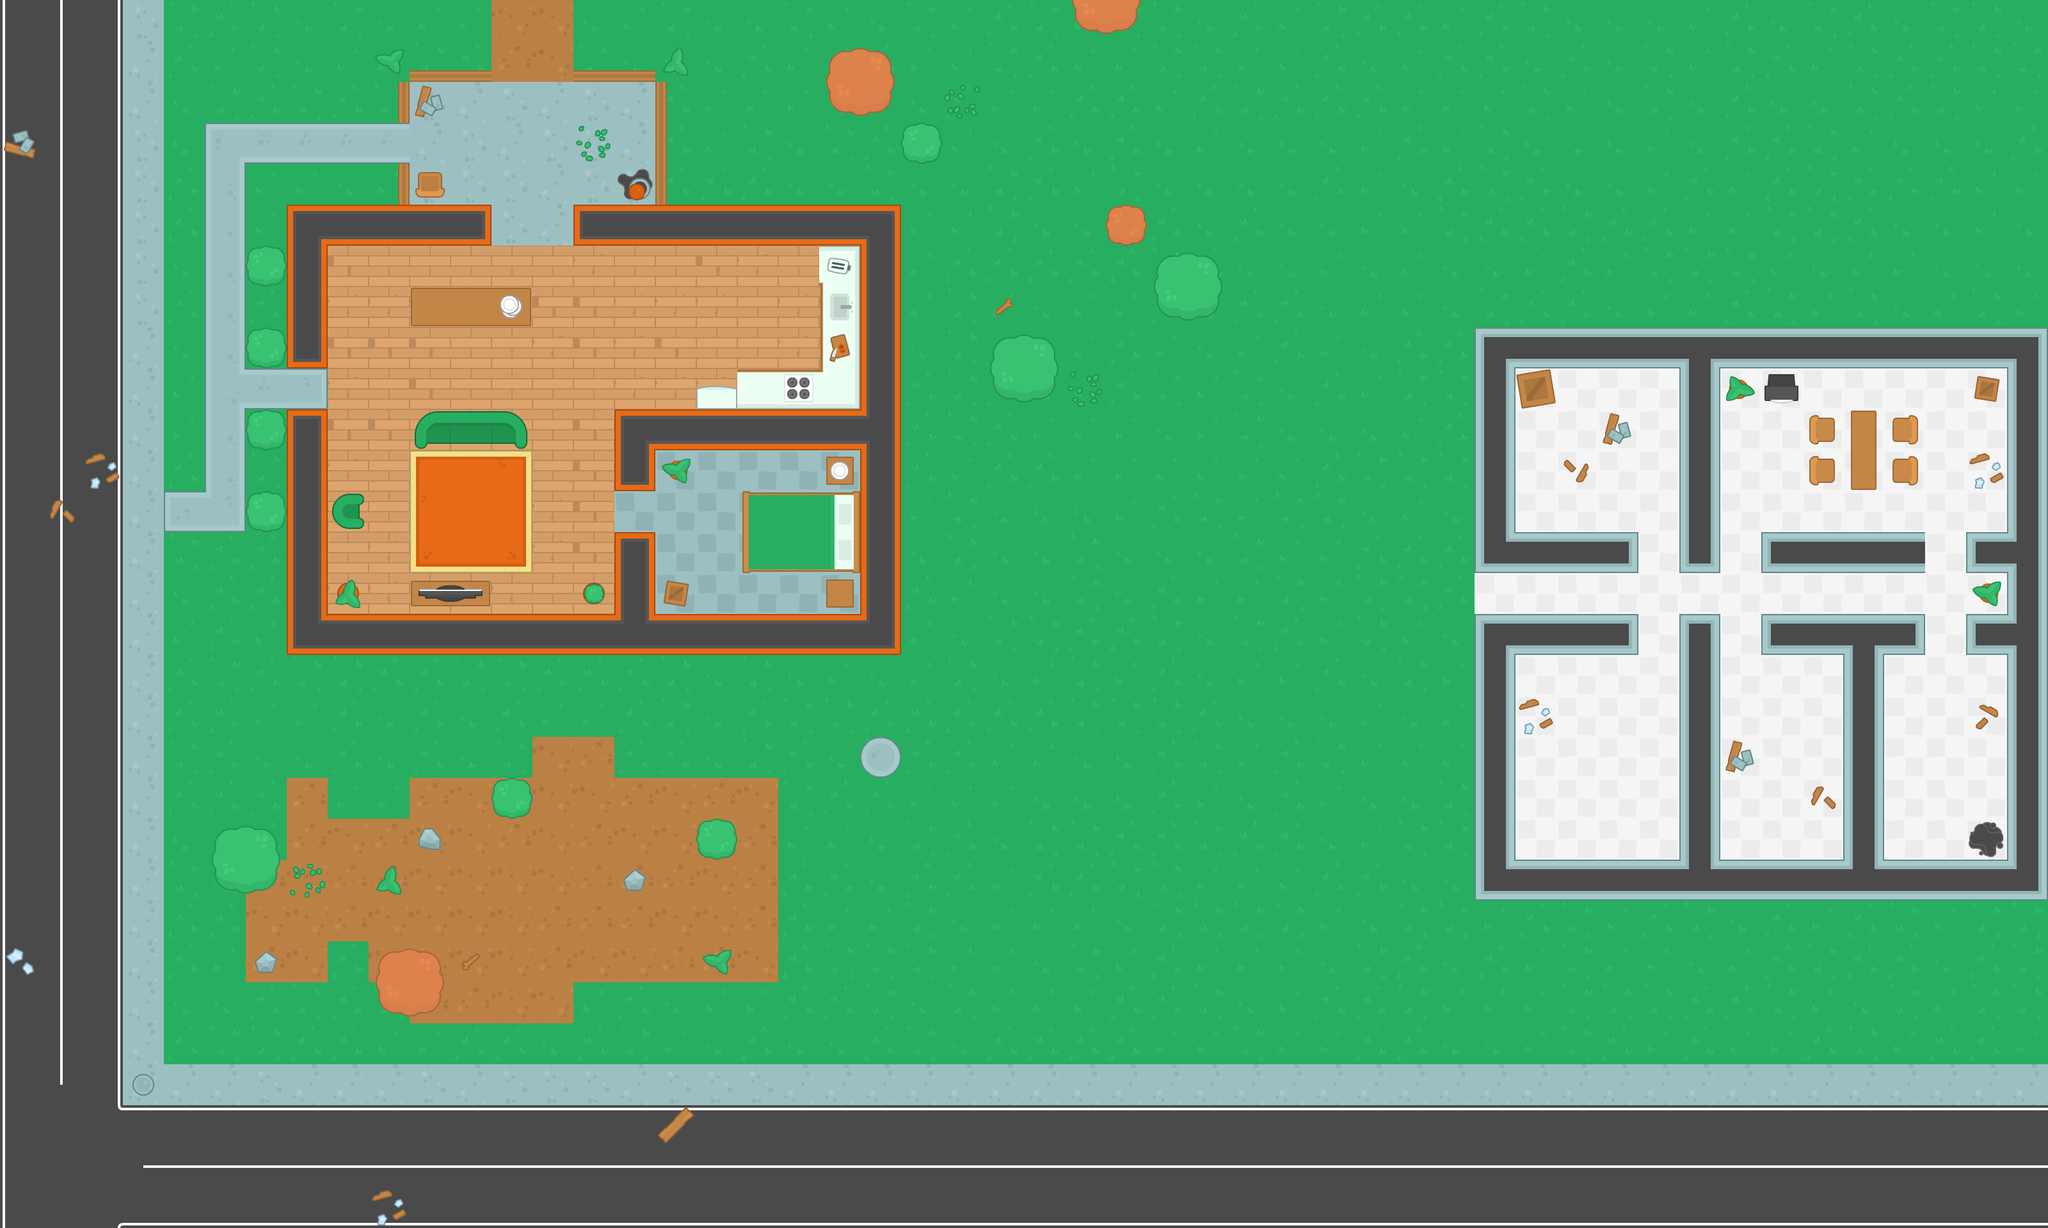

A 2D game scene composited from a Tiled map and its tileset images. What follows is a short description and the map's XML, with each tile layer's data collapsed to a summary:
An orthogonal 50x30 tile map with 64x64 px tiles, 4 tile layers (ground, walls, items, decorations) and 100 objects (62x wall, 25x zombie, 9x breakable, 2x health, player, ...).

<map version="1.5" tiledversion="1.6.0" orientation="orthogonal" renderorder="right-down" width="50" height="30" tilewidth="64" tileheight="64" infinite="0" nextlayerid="7" nextobjectid="182">
 <tileset firstgid="1" name="spritesheet_tiles" tilewidth="64" tileheight="64" spacing="10" tilecount="540" columns="27">
  <image source="../img/spritesheet_tiles.png" width="1988" height="1470" />
 </tileset>
 <layer id="1" name="ground" width="50" height="30">
  <data>[1500 cells, 1500 non-empty, 40 distinct tile ids]</data>
 </layer>
 <layer id="2" name="walls" width="50" height="30">
  <data>[1500 cells, 147 non-empty, 22 distinct tile ids]</data>
 </layer>
 <layer id="3" name="items" width="50" height="30">
  <data>[1500 cells, 76 non-empty, 41 distinct tile ids]</data>
 </layer>
 <layer id="4" name="decorations" width="50" height="30">
  <data>[1500 cells, 33 non-empty, 19 distinct tile ids]</data>
 </layer>
 <objectgroup id="5" name="Obstacles">
  <object id="1" name="player" x="336" y="208" width="32" height="32" />
  <object id="2" name="wall" x="448" y="320" width="320" height="64" />
  <object id="3" name="wall" x="448" y="960" width="960" height="64" />
  <object id="4" name="wall" x="960" y="640" width="384" height="64" />
  <object id="5" name="wall" x="1344" y="384" width="64" height="576" />
  <object id="6" name="wall" x="448" y="384" width="64" height="192" />
  <object id="7" name="wall" x="448" y="640" width="64" height="320" />
  <object id="8" name="wall" x="960" y="832" width="64" height="128" />
  <object id="9" name="wall" x="960" y="704" width="64" height="64" />
  <object id="15" name="wall" x="896" y="320" width="512" height="64" />
  <object id="21" name="wall" x="640" y="448" width="192" height="64" />
  <object id="22" name="wall" x="1168" y="768" width="176" height="128" />
  <object id="23" name="wall" x="1152" y="576" width="128" height="32" />
  <object id="24" name="wall" x="656" y="640" width="160" height="48" />
  <object id="25" name="wall" x="512" y="784" width="48" height="32" />
  <object id="26" name="wall" x="640" y="912" width="128" height="48" />
  <object id="28" name="wall" x="910" y="909" width="35" height="35" />
  <object id="29" name="wall" x="1088" y="608" width="64" height="32" />
  <object id="30" name="wall" x="1040" y="720" width="32" height="32" />
  <object id="31" name="wall" x="528" y="912" width="32" height="32" />
  <object id="34" name="wall" x="656" y="272" width="32" height="48" />
  <object id="35" name="wall" x="1024" y="912" width="48" height="48" />
  <object id="36" name="wall" x="1296" y="896" width="48" height="48" />
  <object id="37" name="wall" x="1296" y="704" width="48" height="48" />
  <object id="38" name="wall" x="1280" y="384" width="16" height="256" />
  <object id="40" name="zombie" x="784" y="208" width="32" height="32" />
  <object id="42" name="zombie" x="1072" y="816" width="32" height="32" />
  <object id="46" name="wall" x="784" y="1232" width="32" height="32" />
  <object id="47" name="wall" x="1104" y="1296" width="32" height="32" />
  <object id="48" name="wall" x="608" y="1504" width="64" height="64" />
  <object id="49" name="wall" x="352" y="1312" width="64" height="64" />
  <object id="50" name="wall" x="1312" y="96" width="64" height="64" />
  <object id="52" name="wall" x="1824" y="416" width="64" height="64" />
  <object id="53" name="wall" x="1744" y="336" width="32" height="32" />
  <object id="54" name="wall" x="1424" y="208" width="32" height="32" />
  <object id="55" name="wall" x="1680" y="-16" width="96" height="64" />
  <object id="56" name="wall" x="1568" y="544" width="64" height="64" />
  <object id="57" name="wall" x="400" y="784" width="32" height="32" />
  <object id="58" name="wall" x="400" y="656" width="32" height="32" />
  <object id="59" name="wall" x="400" y="528" width="32" height="32" />
  <object id="60" name="wall" x="400" y="400" width="32" height="32" />
  <object id="63" name="zombie" x="1184" y="464" width="32" height="32" />
  <object id="87" name="zombie" x="1616" y="720" width="32" height="32" />
  <object id="88" name="zombie" x="1712" y="704" width="32" height="32" />
  <object id="89" name="zombie" x="1744" y="608" width="32" height="32" />
  <object id="90" name="zombie" x="1728" y="832" width="32" height="32" />
  <object id="91" name="zombie" x="1584" y="848" width="32" height="32" />
  <object id="92" name="zombie" x="1504" y="736" width="32" height="32" />
  <object id="93" name="zombie" x="1856" y="752" width="32" height="32" />
  <object id="94" name="zombie" x="1872" y="576" width="32" height="32" />
  <object id="99" name="health" x="848" y="912" width="32" height="32" />
  <object id="100" name="shotgun" x="976" y="528" width="32" height="32" />
  <object id="132" name="health" x="3024" y="592" width="32" height="32" />
  <object id="133" name="zombie" x="2800" y="1168" width="32" height="32" />
  <object id="134" name="zombie" x="2704" y="1104" width="32" height="32" />
  <object id="135" name="zombie" x="2832" y="1104" width="32" height="32" />
  <object id="136" name="zombie" x="2960" y="1120" width="32" height="32" />
  <object id="137" name="zombie" x="3024" y="1040" width="32" height="32" />
  <object id="138" name="zombie" x="3040" y="1120" width="32" height="32" />
  <object id="139" name="zombie" x="2544" y="1200" width="32" height="32" />
  <object id="140" name="zombie" x="2480" y="1120" width="32" height="32" />
  <object id="141" name="zombie" x="2464" y="1264" width="32" height="32" />
  <object id="142" name="zombie" x="2416" y="1136" width="32" height="32" />
  <object id="143" name="zombie" x="3088" y="1248" width="32" height="32" />
  <object id="144" name="zombie" x="3040" y="736" width="32" height="32" />
  <object id="145" name="zombie" x="2752" y="688" width="32" height="32" />
  <object id="146" name="zombie" x="2464" y="736" width="32" height="32" />
  <object id="147" name="wall" x="2304" y="512" width="896" height="64" />
  <object id="149" name="wall" x="2304" y="1344" width="896" height="64" />
  <object id="150" name="wall" x="2368" y="960" width="192" height="64" />
  <object id="151" name="wall" x="2368" y="832" width="192" height="64" />
  <object id="152" name="wall" x="2752" y="960" width="256" height="64" />
  <object id="153" name="wall" x="2752" y="832" width="256" height="64" />
  <object id="154" name="wall" x="3072" y="832" width="64" height="192" />
  <object id="156" name="wall" x="2304" y="576" width="64" height="320" />
  <object id="157" name="wall" x="2304" y="960" width="64" height="384" />
  <object id="158" name="wall" x="2624" y="960" width="64" height="384" />
  <object id="159" name="wall" x="2880" y="1024" width="64" height="320" />
  <object id="160" name="wall" x="2624" y="576" width="64" height="320" />
  <object id="161" name="wall" x="3136" y="576" width="64" height="768" />
  <object id="162" name="wall" x="2896" y="640" width="32" height="128" />
  <object id="163" name="wall" x="2976" y="656" width="16" height="32" />
  <object id="164" name="wall" x="2976" y="720" width="16" height="32" />
  <object id="165" name="wall" x="2832" y="720" width="16" height="32" />
  <object id="166" name="wall" x="2832" y="656" width="16" height="32" />
  <object id="167" name="wall" x="2768" y="592" width="32" height="32" />
  <object id="177" name="wall" x="2384" y="592" width="32" height="32" />
  <object id="178" name="wall" x="-29.2923" y="1.47842" width="53.1691" height="1916.83" />
  <object id="179" name="wall" x="3184.79" y="0.122824" width="53.1691" height="1916.83" />
  <object id="180" name="wall" x="0.49279" y="-66.3241" width="3202.26" height="75.5709" />
  <object id="181" name="wall" x="7.26398" y="1900.95" width="3202.26" height="75.5709" />
 </objectgroup>
 <objectgroup id="6" name="Breakables">
  <!-- 9 objects omitted --></objectgroup>
</map>
<!-- 9 of 100 objects omitted -->
